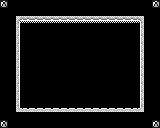

A 2D game scene composited from a Tiled map and its tileset images. What follows is a short description and the map's XML, with every tile layer's data as written:
An orthogonal 20x16 tile map with 8x8 px tiles, 3 tile layers (Background, Collision, Overlap).

<map version="1.0" orientation="orthogonal" renderorder="right-down" width="20" height="16" tilewidth="8" tileheight="8" nextobjectid="1">
 <tileset firstgid="1" name="char_sheet" tilewidth="8" tileheight="8" tilecount="1024">
  <image source="char_sheet.png" width="256" height="256" />
 </tileset>
 <layer name="Background" width="20" height="16">
  <data encoding="csv">
63,0,0,0,0,0,0,0,0,0,0,0,0,0,0,0,0,0,0,63,
0,0,0,0,0,0,0,0,0,0,0,0,0,0,0,0,0,0,0,0,
0,0,435,436,436,436,436,436,436,436,436,436,436,436,436,436,436,437,0,0,
0,0,467,468,468,468,468,468,468,468,468,468,468,468,468,468,468,469,0,0,
0,0,467,468,468,468,468,468,468,468,468,468,468,468,468,468,468,469,0,0,
0,0,467,468,468,468,468,468,468,468,468,468,468,468,468,468,468,469,0,0,
0,0,467,468,468,468,468,468,468,468,468,468,468,468,468,468,468,469,0,0,
0,0,467,468,468,468,468,468,468,468,468,468,468,468,468,468,468,469,0,0,
0,0,467,468,468,468,468,468,468,468,468,468,468,468,468,468,468,469,0,0,
0,0,467,468,468,468,468,468,468,468,468,468,468,468,468,468,468,469,0,0,
0,0,467,468,468,468,468,468,468,468,468,468,468,468,468,468,468,469,0,0,
0,0,467,468,468,468,468,468,468,468,468,468,468,468,468,468,468,469,0,0,
0,0,467,468,468,468,468,468,468,468,468,468,468,468,468,468,468,469,0,0,
0,0,499,500,500,500,500,500,500,500,500,500,500,500,500,500,500,501,0,0,
0,0,0,0,0,0,0,0,0,0,0,0,0,0,0,0,0,0,0,0,
63,0,0,0,0,0,0,0,0,0,0,0,0,0,0,0,0,0,0,63
</data>
 </layer>
 <layer name="Collision" width="20" height="16">
  <data encoding="csv">
0,0,0,0,0,0,0,0,0,0,0,0,0,0,0,0,0,0,0,0,
0,0,0,0,0,0,0,0,0,0,0,0,0,0,0,0,0,0,0,0,
0,0,0,0,0,0,0,0,0,0,0,0,0,0,0,0,0,0,0,0,
0,0,0,0,0,0,0,0,0,0,0,0,0,0,0,0,0,0,0,0,
0,0,0,0,0,0,0,0,0,0,0,0,0,0,0,0,0,0,0,0,
0,0,0,0,0,0,0,0,0,0,0,0,0,0,0,0,0,0,0,0,
0,0,0,0,0,0,0,0,0,0,0,0,0,0,0,0,0,0,0,0,
0,0,0,0,0,0,0,0,0,0,0,0,0,0,0,0,0,0,0,0,
0,0,0,0,0,0,0,0,0,0,0,0,0,0,0,0,0,0,0,0,
0,0,0,0,0,0,0,0,0,0,0,0,0,0,0,0,0,0,0,0,
0,0,0,0,0,0,0,0,0,0,0,0,0,0,0,0,0,0,0,0,
0,0,0,0,0,0,0,0,0,0,0,0,0,0,0,0,0,0,0,0,
0,0,0,0,0,0,0,0,0,0,0,0,0,0,0,0,0,0,0,0,
0,0,0,0,0,0,0,0,0,0,0,0,0,0,0,0,0,0,0,0,
0,0,0,0,0,0,0,0,0,0,0,0,0,0,0,0,0,0,0,0,
0,0,0,0,0,0,0,0,0,0,0,0,0,0,0,0,0,0,0,0
</data>
 </layer>
 <layer name="Overlap" width="20" height="16">
  <data encoding="csv">
0,0,0,0,0,0,0,0,0,0,0,0,0,0,0,0,0,0,0,0,
0,0,0,0,0,0,0,0,0,0,0,0,0,0,0,0,0,0,0,0,
0,0,0,0,0,0,0,0,0,0,0,0,0,0,0,0,0,0,0,0,
0,0,0,0,0,0,0,0,0,0,0,0,0,0,0,0,0,0,0,0,
0,0,0,0,0,0,0,0,0,0,0,0,0,0,0,0,0,0,0,0,
0,0,0,0,0,0,0,0,0,0,0,0,0,0,0,0,0,0,0,0,
0,0,0,0,0,0,0,0,0,0,0,0,0,0,0,0,0,0,0,0,
0,0,0,0,0,0,0,0,0,0,0,0,0,0,0,0,0,0,0,0,
0,0,0,0,0,0,0,0,0,0,0,0,0,0,0,0,0,0,0,0,
0,0,0,0,0,0,0,0,0,0,0,0,0,0,0,0,0,0,0,0,
0,0,0,0,0,0,0,0,0,0,0,0,0,0,0,0,0,0,0,0,
0,0,0,0,0,0,0,0,0,0,0,0,0,0,0,0,0,0,0,0,
0,0,0,0,0,0,0,0,0,0,0,0,0,0,0,0,0,0,0,0,
0,0,0,0,0,0,0,0,0,0,0,0,0,0,0,0,0,0,0,0,
0,0,0,0,0,0,0,0,0,0,0,0,0,0,0,0,0,0,0,0,
0,0,0,0,0,0,0,0,0,0,0,0,0,0,0,0,0,0,0,0
</data>
 </layer>
</map>
